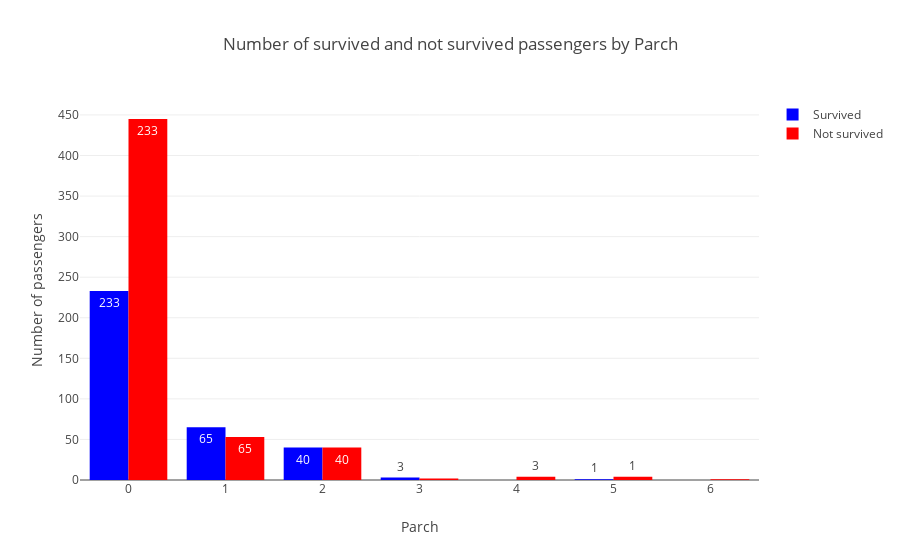

Notebook source saved alongside this figure:
### Code cell
plot_survived_bar(get_survived_categories(train_df,'Parch'), 'Parch')

### Figure 1 — Plotly figure (JSON) as saved in the notebook; plotly's stock layout.template omitted (floating-point values rounded to 4 significant figures)
{"data": [{"marker": {"color": "Blue"}, "name": "Survived", "text": [233, 65, 40, 3, 1], "type": "bar", "uid": "bb92f1b4-46a3-4630-af4c-e7c1536d0a85", "x": [0, 1, 2, 3, 5], "y": [233, 65, 40, 3, 1]}, {"marker": {"color": "Red"}, "name": "Not survived", "text": [233, 65, 40, 3, 1], "type": "bar", "uid": "466d0cae-7cfe-4bb7-ab0c-6a612bc7489f", "x": [0, 1, 2, 4, 5, 3, 6], "y": [445, 53, 40, 4, 4, 2, 1]}], "layout": {"hovermode": "closest", "title": {"text": "Number of survived and not survived passengers by Parch"}, "xaxis": {"showticklabels": true, "title": {"text": "Parch"}}, "yaxis": {"title": {"text": "Number of passengers"}}}}
